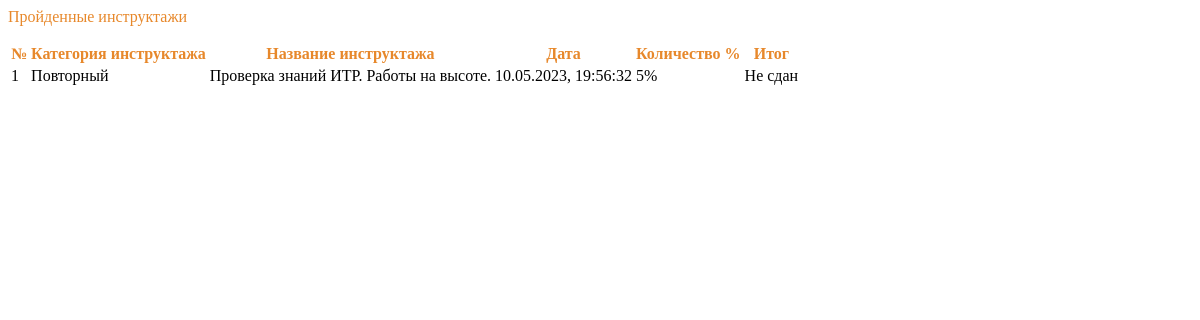
The app's page /account/profile/passed_inst/ (signed in), older data.
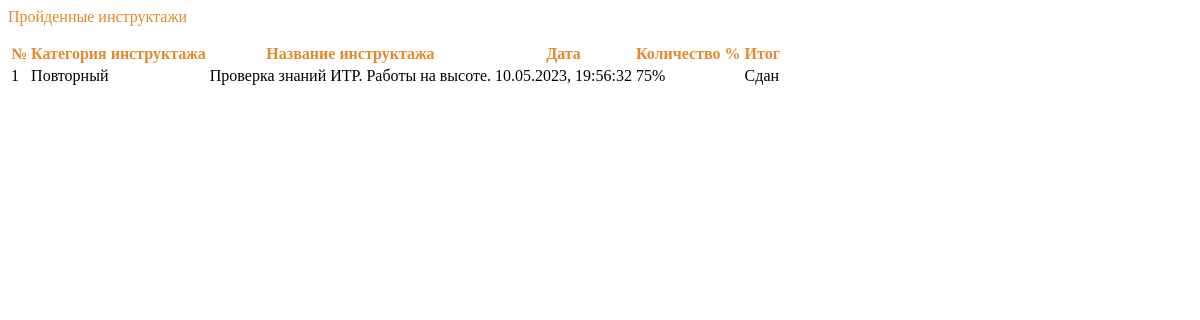
The same page, newer data.
### initru/models.py (models this page shows, shortened)
class res(models.Model):
    user  = models.ForeignKey(CustomUser, on_delete=models.CASCADE, verbose_name='Пользователь')
    instruction  = models.ForeignKey( inst, on_delete=models.CASCADE, verbose_name='Инструктаж')
    quiz = models.ForeignKey(test, on_delete=models.CASCADE, verbose_name= 'Тест')
    date_instruction = models.DateTimeField('Дата прохождения инструктажа')
    date_instruction_end = models.IntegerField('Прошло дней', null=True)
    result = models.IntegerField( 'Результат в %')
    mark = models.CharField('Прошел', max_length=255)
    attempt  = models.IntegerField('Количество попыток прохождения',)
    class Meta:
        verbose_name = 'Результат'
        verbose_name_plural = 'Результаты'

class inst(models.Model):
    name_instruction = models.CharField(
        'Название инструктажа',
        max_length=64
    )
    date_period = models.IntegerField(
        'Период инструктажа'
    )
    def __str__(self):
        return f'{self.name_instruction}'
    class Meta:
        verbose_name = 'Инструктаж'
        verbose_name_plural = 'Инструктажи'

class test(models.Model):
    instruction = models.ForeignKey( inst, on_delete=models.CASCADE, verbose_name='Инструктаж' )
    name_test = models.CharField( 'Название теста инструктажа', max_length=125 )
    number_of_questions = models.IntegerField('Количество вопросов') ##
    time = models.IntegerField('Ограничение по времени') ##
    required_score_to_pass = models.IntegerField('Рекомендуемый балл в %', help_text='Рекомендуемый балл в %')
    type_user  = models.ForeignKey(typeuser, on_delete=models.CASCADE, verbose_name='Тип пользователя')
    file = models.FileField( 'Файл к тесту', upload_to='instr/', null=True, blank=True)
    stud_groups = models.ForeignKey(Groups, on_delete=models.CASCADE, verbose_name='Группа', null=True, blank=True)
    date_target = models.DateTimeField('Дата назначения',)
    class Meta:
        verbose_name = 'Тест'
        verbose_name_plural = 'Тесты'

### initru/views.py (the view)
# urls.py: path('account/profile/passed_inst/', ProfileView.passedBriefs, name="passed_brief_view"),
    def passedBriefs(request):
        page_name = 'passed_inst.html'
        obj_res = res.objects.filter(
            user=request.user).order_by("-date_instruction")
        values = {'obj': obj_res}
        return render(request, page_name, values)

### initru/templates/passed_inst.html (shortened to what this page needs)
{% load static %}
{% load static %}
<div style = 'max-width: 920px;'>
    <p class=' fs-4' style="font-family: 'Inter-Bold'; color:#E7882B;" >Пройденные инструктажи</p>
    <div>
        <table id='table' class = 'table table-hover table-sm'>
            <thead style = 'cursor: pointer;'>
                <tr style = 'color:#E7882B;'>
                    <th name = 'filterFunc'   scope="col">№</th>
                    <th name = 'filterFunc' data-name = 'instruction'   scope="col">Категория инструктажа</th>
                    <th name = 'filterFunc' data-name = 'quiz'   scope="col" id="name-brief">Название инструктажа</th>
                    <th name = 'filterFunc' data-name = 'date_instruction' id = 'filterFunc'   scope="col">Дата</th>
                    <th name = 'filterFunc' data-name = 'result'   scope="col">Количество %</th>
                    <th name = 'filterFunc' data-name = 'mark' class='text-center'style='color:#E7882B; ' scope="col">Итог</th>
                </tr>
            </thead>
            <tbody id="id_tbody">
                {% for o in obj %}
                    <tr>
                        <td name = 'number-quiz'>{{ forloop.revcounter }}</td>
                        <td>{{ o.instruction }}</td>
                        <td name ='name-quiz' style = 'max-width: 375px;'>{{ o.quiz.name_test }}</td>
                        <td name = 'date-start'>{{ o.date_instruction|date:'d.m.Y, H:i:s' }}</td>
                        <td class = 'text-center'>{{ o.result }}%</td>
                        {% if o.mark == 'Не сдан' %}
                            <td class ='bg-danger text-white text-center'>
                                {{ o.mark }}
                            </td>
                        {% else %}
                            <td class = 'bg-success text-white text-center'>
                                {{ o.mark }}
                            </td>
                        {% endif %}
                    </tr>
                {% empty %}
                    <p style='font-family: "Inter-Bold"; color:#E7882B;'>Пока пусто.</p>
                {% endfor %}
            </tbody>
        </table>
    </div>
</div>

Row changes from the older to the newer data that the page shows:
changed res "Повторный": result "5" → "75"; mark "Не сдан" → "Сдан"
